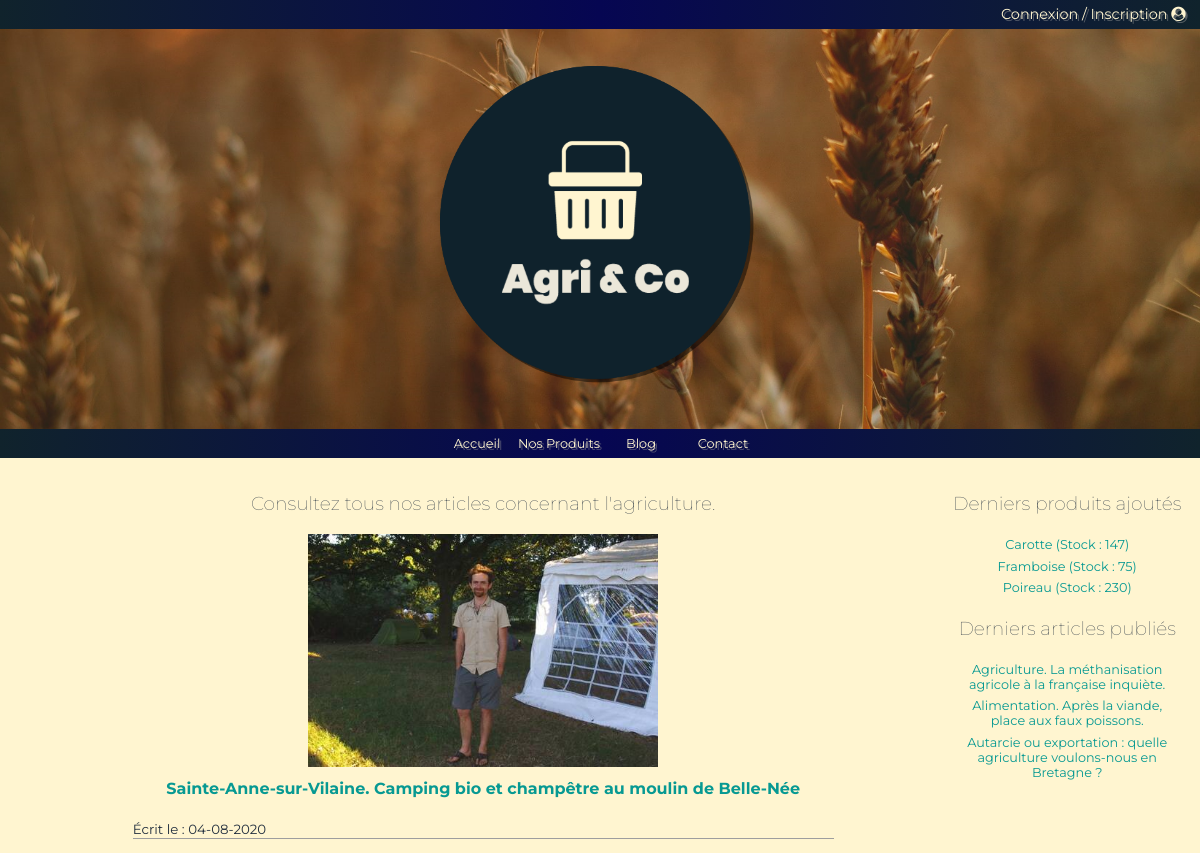
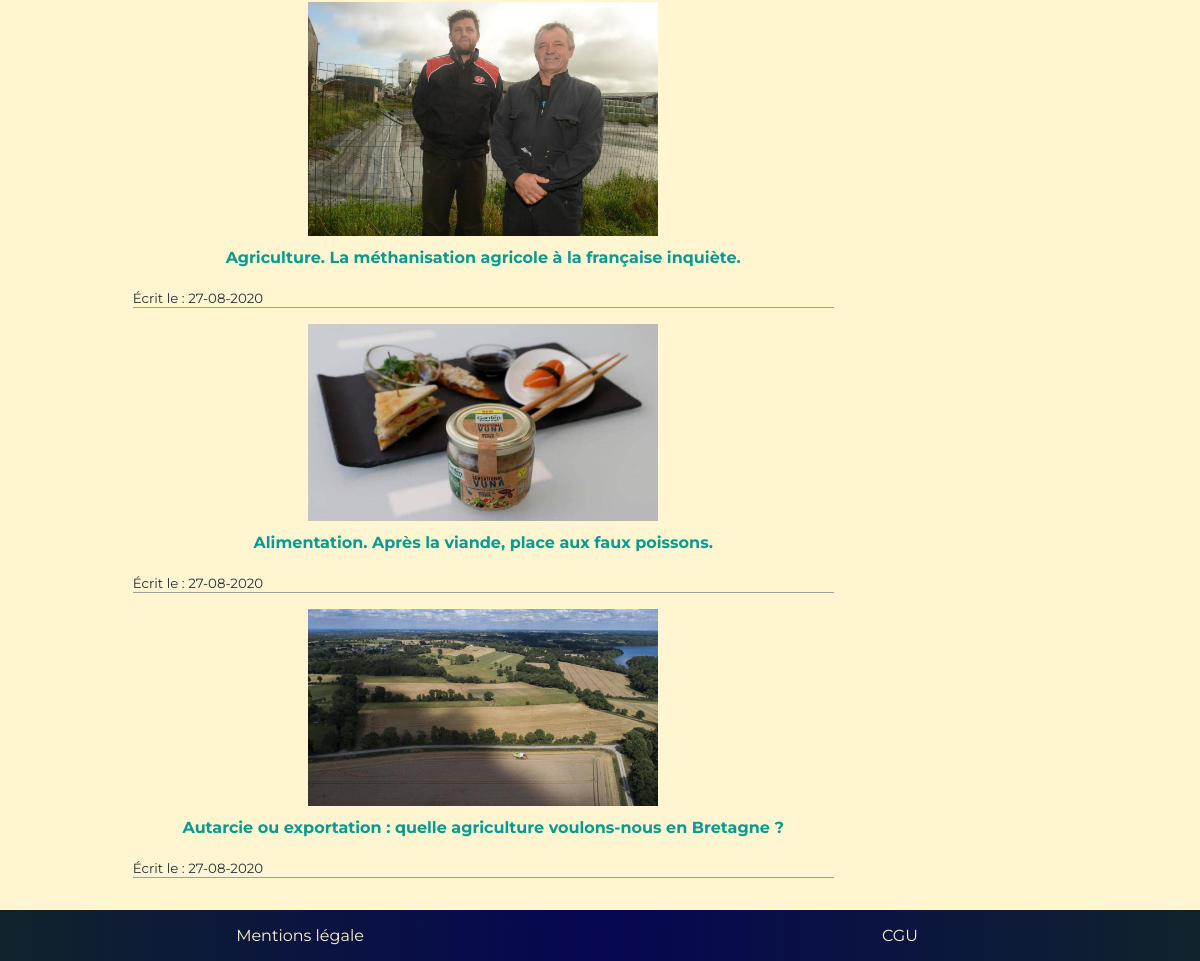
The page /index.php?ctrl=articles&task=readAll&page=blog&pageTitle=Blog on the database its author committed (2 pictures, top to bottom).
### tables this page shows
CREATE TABLE `articles` (
  `id` int(11) NOT NULL,
  `title` varchar(255) NOT NULL,
  `title_href` varchar(255) NOT NULL,
  `content` text NOT NULL,
  `img` varchar(255) NOT NULL,
  `created_at` datetime NOT NULL DEFAULT CURRENT_TIMESTAMP
);

CREATE TABLE `produits` (
  `id` int(11) NOT NULL,
  `title` varchar(255) NOT NULL,
  `title_href` varchar(255) NOT NULL,
  `content` text NOT NULL,
  `story` text NOT NULL,
  `saison` varchar(255) NOT NULL,
  `type` varchar(255) NOT NULL,
  `stock` int(11) NOT NULL,
  `img` varchar(255) NOT NULL,
  `date_appro` datetime NOT NULL DEFAULT CURRENT_TIMESTAMP
);

### library/autoload.php (called while the page is built, shortened)
<?php
spl_autoload_register(function($className){
    $className = str_replace("\\", "/", $className);
});

### controllers/Controller.php (called while the page is built, shortened)
<?php
abstract class Controller
{
    protected $model;
    protected $table;
    public function __construct()
    {
        $this->model = new $this->modelName;
    }
    public static function getPage(): string
    {
        if (!empty($_GET['page'])) {
            $page = htmlspecialchars($_GET['page']);
            return $page;
        } else {
            $_SESSION['messageType'] = 'error';
            $_SESSION['message']     = "Aucun nom de page passé.";
            \Http::redirect('index.php');
        }
    }
    public static function isConnected(): bool
    {
        if (isset($_SESSION['status']) and $_SESSION['status'] === "connected") {
            return true;
        } else {
            return false;
        }
    }
    public function readAll()
    {
        $items = $this->model->queryAll(['table' => $this->table]);
        $pageName = self::getPage();
        \Renderer::render($pageName, compact('pageTitle', 'items'));
    }
}

### library/Application.php (called while the page is built, shortened)
<?php
class Application
{
    public static function  process()
    {
        $controllerName = "Home";
        $task = "index";
        if(!isset($_GET['ctrl'])){
            $controllerName = $controllerName;
        }else{
            if(!empty($_GET['ctrl'])){
                $controllerName = ucfirst($_GET['ctrl']);
            }
        }
        if(!isset($_GET['task'])){
            $controllerName = "Home";
            $task = $task;
        }elseif($controllerName === "Home"){
            $task = $task;
        }else{
            if(!empty($_GET['task'])){
                $task = ucfirst($_GET['task']);
            }
        }
        $controller = new $controllerName();
        $controller->$task();
    }
}

### index.php (called while the page is built)
<?php
require_once('library/autoload.php');
\Application::process();

### models/Model.php (called while the page is built, shortened)
<?php
abstract class Model
{
    protected $pdo;
    protected $table;
    public function __construct()
    {
        $this->pdo = \Database::getPdo();
    }
    public function queryAll(?array $options): array
    {
        if (isset($options['table'])) {
            $table = $options['table'];
            $sql = "SELECT * FROM $table";
        } else {
            $sql = "SELECT * FROM {$this->table}";
        }
        if (isset($options['order'])) {
            $order = $options['order'];
            $sql .= " ORDER BY " . $order;
        }
        $resultats = $this->pdo->query($sql);
        $items = $resultats->fetchAll();
        return $items;
    }
}

### library/Database.php (called while the page is built, shortened)
<?php
abstract class Database
{
    private static $instance    = null;
    private static $host_name   = "localhost";
    private static $db_name     = "agriandco";
    private static $user_name   = "root";
    private static $password_db = "root";
    public static function getPdo(): PDO
    {
        $dump = self::isDatabaseExist();
        if ($dump === false) {
            self::createDatabase();
        }else{
            if (self::$instance === null) {
                self::$instance = new PDO("mysql:host=". self::$host_name .";dbname=" . self::$db_name . ";charset=utf8", self::$user_name , self::$password_db, [
                    PDO::ATTR_ERRMODE => PDO::ERRMODE_EXCEPTION,
                    PDO::ATTR_DEFAULT_FETCH_MODE => PDO::FETCH_ASSOC
                ]);
            }
            return self::$instance;
        }
    }
    public static function isDatabaseExist(): bool
    {
        $connexionBDD = mysqli_connect(self::$host_name, self::$user_name, self::$password_db);
        $selectBDD = mysqli_select_db($connexionBDD, self::$db_name);
        return $selectBDD;
    }
}

### views/blog.phtml (the view)
<h3>Consultez tous nos articles concernant l'agriculture.</h3>
<ul id="articles_blog">
    <?php foreach ($items as $value) : ?>
        <li class="blog_li">
            <div class="blog_article_img center">
                <img src="library/img/articles/<?= $value['img'] ?>" alt="<?= $value['img'] ?>">
            </div>
            <div class="article_pres">
                <h4 class="h4_blog_title center"><a href="index.php?ctrl=articles&task=read&page=article&id=<?= $value['id'] ?>"><?= $value['title'] ?></a></h4>
                <small>Écrit le : <?= $value['created_at'] ?> </small>
            </div>
        </li>
    <?php endforeach; ?>
</ul>

### library/Renderer.php (shortened to what this page needs)
<?php
class Renderer
{
    public static function render(string $pageName, array $variables = [])
    {
        $productModel = new \Models\Produits;
        $articleModel = new \Models\Articles;
        $userModel    = new \Models\User;
        extract($variables);
        $allProducts = $productModel->queryAll(['order' => 'date_appro DESC', 'table' => 'produits']);
        $allArticles = $articleModel->queryAll(['order' => 'created_at DESC', 'table' => 'articles']);
        $allUsers = $userModel->queryAll(['order' => 'id DESC', 'table' => 'users']);
        $forbidPage = false;
        if (\Controllers\User::isConnected() == false and $forbidPage === true) {
            \Http::redirect('index.php');
        } else {
            if ($pageName === "connexion" and \Controllers\User::isConnected() == true) {
                \Http::redirect('index.php');
            } else {
                require('views/' . $pageName . '.phtml');
            }
        }
        $pageContent = ob_get_clean();
        require('views/layout/layout.phtml');
    }
}

### views/layout/layout.phtml (shortened to what this page needs)
<!DOCTYPE html>
<html lang="fr">
<head>
    <link rel="stylesheet" href="library/css/style.css">
    <link rel="stylesheet" href="https://stackpath.bootstrapcdn.com/font-awesome/4.7.0/css/font-awesome.min.css">
</head>
<body>
    <header>
        <div id="top-band">
            <?php if (isset($_SESSION['status']) and $_SESSION['status'] === 'connected' and $_SESSION['role'] === 'user') :  ?>
                <p><a href="index.php?ctrl=user&task=read&page=userSpace&id=<?= $_SESSION['id'] ?>" title="Mon espace">Mon Espace <i class="fa fa-user-circle" aria-hidden="true"></i></a></p>
                <p><a href="index.php?ctrl=user&task=logOut" title="Mon espace">Déconnexion <i class="fas fa-sign-out-alt"></i></a></p>
            <?php else : ?>
                <p><a href="index.php?ctrl=user&task=render&page=connexion&pageTitle=Connexion/Inscription" title="Connexion / Inscription">Connexion / Inscription <i class="fa fa-user-circle" aria-hidden="true"></i></a></p>
            <?php endif; ?>
        </div>
        <div id="logo">
            <a id="logo_link" class="center" href="index.php" title="Agri&Co - Accueil"><img src="library/img/header/logo/Untitled-1.png" alt="logo-agri-&-co"></a>
        </div>
        <nav id="navbar-top">
            <ul>
                <li><a href="index.php" title="Accueil">Accueil</a></li>
                <li><a href="index.php?ctrl=produits&task=separateItem&page=produits" title="Nos produits">Nos Produits</a></li>
                <li><a href="index.php?ctrl=articles&task=readAll&page=blog&pageTitle=Blog" title="Blog">Blog</a></li>
                <li><a href="index.php?ctrl=user&task=render&page=contact&pageTitle=Contact" title="Contact">Contact</a></li>
            </ul>
        </nav>
    </header>
    <div id="container">
        <section id="principal-content">
            <?= $pageContent ?>
            </section>
        <aside>
            <h3>
                Derniers produits ajoutés
            </h3>
            <ul class="aside_ul center">
                <?php foreach (array_slice($allProducts, 0, 3) as $value) : ?>
                    <li class="aside_li"><a href="index.php?ctrl=produits&task=read&page=produit&id=<?= $value['id'] ?>"><?= $value['title'] ?> (Stock : <?= $value['stock'] ?>)</a></li>
                <?php endforeach ?>
            </ul>
            <h3>
                Derniers articles publiés
            </h3>
            <ul class="aside_ul center">
                <?php foreach (array_slice($allArticles, 0, 3) as $value) : ?>
                    <li class="aside_li"><a href="index.php?ctrl=articles&task=read&page=article&id=<?= $value['id'] ?>"><?= $value['title'] ?></a></li>
                <?php endforeach ?>
            </ul>
        </aside>
    </div>
    <footer>
        <p>Mentions légale</p>
        <p>CGU</p>
    </footer>
</body>
</html>

### library/css/style.css (style rules this page uses)
body { font-family:"Montserrat",sans-serif;background-color:#fff5d0;color:#222f3e;margin:0 }
header { height:15em;display:grid;background-image:url("../img/header/banniere/ban-2.jpg");background-size:cover;background-position:center;text-shadow:2px 2px 0px rgba(150,150,150,.5) }
@media screen and (min-width: 1200px) { header { height:fit-content } }
a { text-decoration:none;color:#079992 }
ul { margin:0;padding:0 }
ul li { list-style-type:none }
#container { padding:1em;display:grid;grid-template-columns:1fr }
@media screen and (min-width: 1200px) { #container { grid-template-columns:4fr 1fr } }
#principal-content { width:90%;margin:0 auto }
@media screen and (min-width: 700px) { #principal-content { width:100% } }
@media screen and (min-width: 1200px) { #principal-content { padding:0 3em;width:75%;margin:auto } }
img { max-width:100%;max-height:100% }
h3 { text-align:center }
.center { text-align:center }
#logo { display:grid;align-items:center }
@media screen and (min-width: 1200px) { #logo { height:25em } }
#logo img { width:25%;margin:0 auto }
@media screen and (min-width: 1200px) { #logo img { width:20em } }
#top-band { background:linear-gradient(90deg, #10232c 0%, #060652 50%, #10232c 100%);height:2em;font-size:.9em;display:flex;align-items:center;justify-content:flex-end;padding-right:1em }
#top-band p { margin:0;padding:0 }
#top-band a { color:#fff5d0 }
#navbar-top { background:linear-gradient(90deg, #10232c 0%, #060652 50%, #10232c 100%);height:2em;font-size:.9em;display:flex;justify-content:center;align-self:end }
#navbar-top ul { display:grid;grid-template-columns:1fr 1fr 1fr 1fr;grid-template-rows:1fr;align-items:center;text-align:center;font-size:.8rem }
#navbar-top a { color:#fff5d0 }
h3 { font-weight:lighter }
.aside_li { padding:.2rem;font-size:.8rem }
footer { grid-template-columns:1fr 1fr;display:grid;text-align:center;color:#fff5d0;background:linear-gradient(90deg, #10232c 0%, #060652 50%, #10232c 100%) }
.blog_li { border-bottom:solid #9e9e9e 1px;margin:1em 0 }
.h4_blog_title { margin-top:.5em }
@media screen and (min-width: 1200px) { .blog_article_img img { width:50% } }
#logo { animation-duration:3s;animation-name:slidein }

### rows shown on the page
articles: img (picture), title "Sainte-Anne-sur-Vilaine. Camping bio et champêtre au moulin de Belle-Née", created_at "04-08-2020"
articles: img (picture), title "Agriculture. La méthanisation agricole à la française inquiète.", created_at "27-08-2020"
articles: img (picture), title "Alimentation. Après la viande, place aux faux poissons.", created_at "27-08-2020"
articles: img (picture), title "Autarcie ou exportation : quelle agriculture voulons-nous en Bretagne ?", created_at "27-08-2020"
produits: title "Carotte", stock "147"
produits: title "Framboise", stock "75"
produits: title "Poireau", stock "230"
